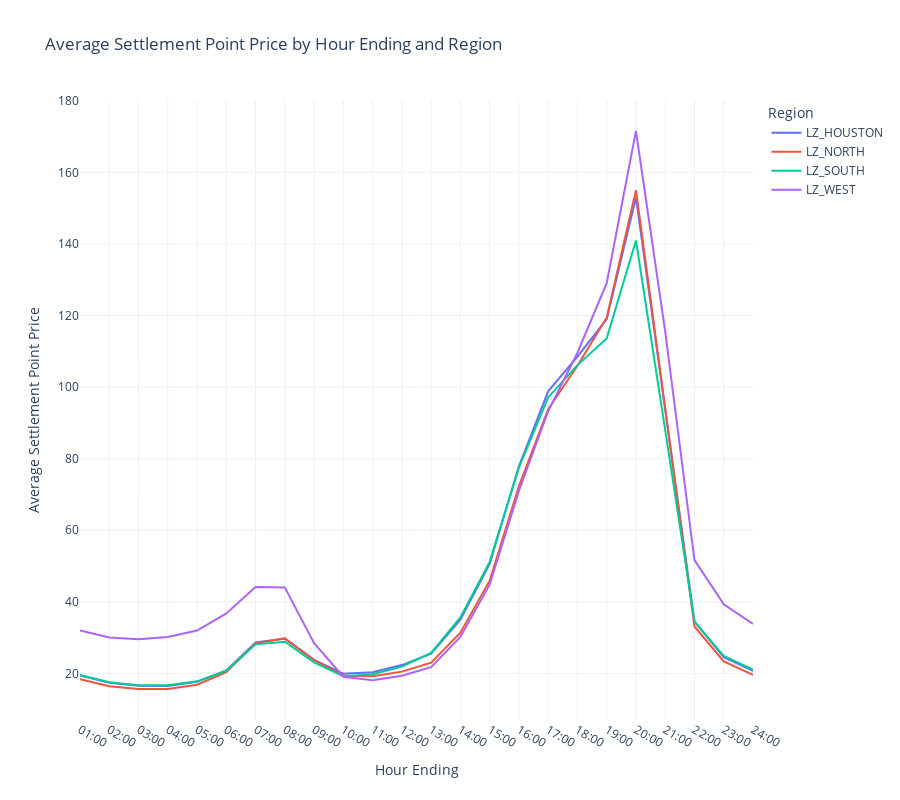

Notebook code cell kept with this figure:
### Code cell
import plotly.express as px

avg_price_by_hour = df.groupby(['HourEnding', 'Region'])['SettlementPointPrice'].mean().unstack()

fig = px.line(avg_price_by_hour, labels={
    'value': 'Average Settlement Point Price',
    'HourEnding': 'Hour Ending',
    'variable': 'Region'
}, title='Average Settlement Point Price by Hour Ending and Region')

fig.update_layout(
    xaxis_title='Hour Ending',
    yaxis_title='Average Settlement Point Price',
    legend_title='Region',
    template='plotly_white',
    height=800  # Increase the height of the figure
)

fig.show()

### Figure 1 — Plotly figure (JSON) as saved in the notebook; plotly's stock layout.template omitted (floating-point values rounded to 4 significant figures)
{"data": [{"hovertemplate": "Region=LZ_HOUSTON<br>Hour Ending=%{x}<br>Average Settlement Point Price=%{y}<extra></extra>", "legendgroup": "LZ_HOUSTON", "line": {"color": "#636efa", "dash": "solid"}, "marker": {"symbol": "circle"}, "mode": "lines", "name": "LZ_HOUSTON", "orientation": "v", "showlegend": true, "type": "scatter", "x": ["01:00", "02:00", "03:00", "04:00", "05:00", "06:00", "07:00", "08:00", "09:00", "10:00", "11:00", "12:00", "13:00", "14:00", "15:00", "16:00", "17:00", "18:00", "19:00", "20:00", "21:00", "22:00", "23:00", "24:00"], "xaxis": "x", "y": [19.41, 17.38, 16.56, 16.52, 17.64, 20.86, 28.69, 29.74, 23.79, 19.91, 20.34, 22.33, 25.51, 35.01, 50.62, 77.85, 98.8, 108.5, 119.0, 153.0, 93.72, 34.49, 24.56, 20.73], "yaxis": "y"}, {"hovertemplate": "Region=LZ_NORTH<br>Hour Ending=%{x}<br>Average Settlement Point Price=%{y}<extra></extra>", "legendgroup": "LZ_NORTH", "line": {"color": "#EF553B", "dash": "solid"}, "marker": {"symbol": "circle"}, "mode": "lines", "name": "LZ_NORTH", "orientation": "v", "showlegend": true, "type": "scatter", "x": ["01:00", "02:00", "03:00", "04:00", "05:00", "06:00", "07:00", "08:00", "09:00", "10:00", "11:00", "12:00", "13:00", "14:00", "15:00", "16:00", "17:00", "18:00", "19:00", "20:00", "21:00", "22:00", "23:00", "24:00"], "xaxis": "x", "y": [18.39, 16.45, 15.65, 15.65, 16.86, 20.32, 28.41, 29.79, 23.74, 19.35, 19.21, 20.5, 23.03, 31.38, 45.91, 72.33, 93.81, 106.0, 119.4, 155.0, 93.99, 33.12, 23.35, 19.63], "yaxis": "y"}, {"hovertemplate": "Region=LZ_SOUTH<br>Hour Ending=%{x}<br>Average Settlement Point Price=%{y}<extra></extra>", "legendgroup": "LZ_SOUTH", "line": {"color": "#00cc96", "dash": "solid"}, "marker": {"symbol": "circle"}, "mode": "lines", "name": "LZ_SOUTH", "orientation": "v", "showlegend": true, "type": "scatter", "x": ["01:00", "02:00", "03:00", "04:00", "05:00", "06:00", "07:00", "08:00", "09:00", "10:00", "11:00", "12:00", "13:00", "14:00", "15:00", "16:00", "17:00", "18:00", "19:00", "20:00", "21:00", "22:00", "23:00", "24:00"], "xaxis": "x", "y": [19.58, 17.52, 16.68, 16.68, 17.78, 20.74, 28.12, 28.85, 23.07, 19.23, 19.75, 21.89, 25.71, 35.63, 51.16, 77.48, 97.11, 106.1, 113.6, 141.0, 88.0, 34.49, 24.9, 21.07], "yaxis": "y"}, {"hovertemplate": "Region=LZ_WEST<br>Hour Ending=%{x}<br>Average Settlement Point Price=%{y}<extra></extra>", "legendgroup": "LZ_WEST", "line": {"color": "#ab63fa", "dash": "solid"}, "marker": {"symbol": "circle"}, "mode": "lines", "name": "LZ_WEST", "orientation": "v", "showlegend": true, "type": "scatter", "x": ["01:00", "02:00", "03:00", "04:00", "05:00", "06:00", "07:00", "08:00", "09:00", "10:00", "11:00", "12:00", "13:00", "14:00", "15:00", "16:00", "17:00", "18:00", "19:00", "20:00", "21:00", "22:00", "23:00", "24:00"], "xaxis": "x", "y": [32.01, 30.04, 29.53, 30.16, 32.0, 36.75, 44.13, 44.03, 28.43, 19.09, 18.09, 19.33, 21.76, 30.2, 44.79, 71.01, 93.26, 109.6, 129.0, 171.5, 115.5, 51.66, 39.31, 33.85], "yaxis": "y"}], "layout": {"height": 800, "legend": {"title": {"text": "Region"}, "tracegroupgap": 0}, "title": {"text": "Average Settlement Point Price by Hour Ending and Region"}, "xaxis": {"anchor": "y", "domain": [0, 1], "title": {"text": "Hour Ending"}}, "yaxis": {"anchor": "x", "domain": [0, 1], "title": {"text": "Average Settlement Point Price"}}}}
